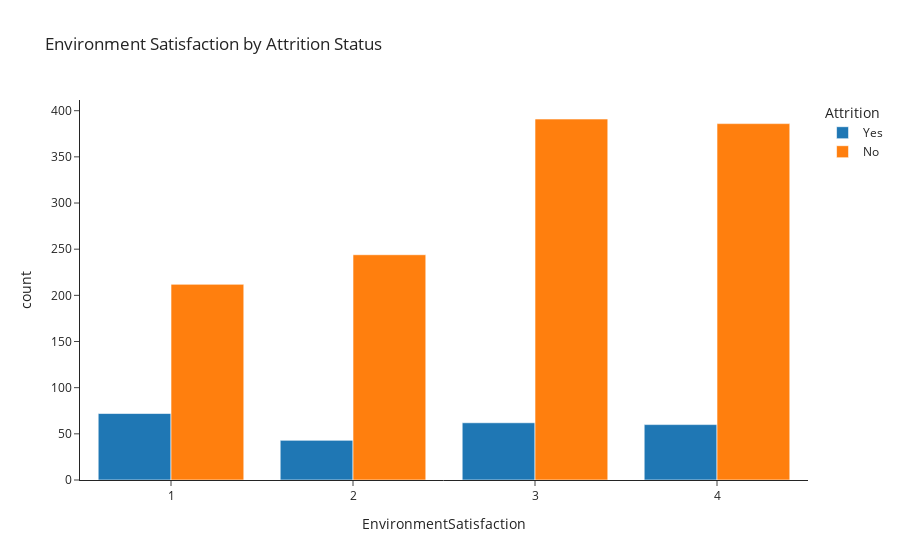

Here is the notebook cell this chart was saved with:
### Code cell
fig = px.histogram(df,x="EnvironmentSatisfaction",color="Attrition",barmode='group',title="Environment Satisfaction by Attrition Status")
fig.show()

### Figure 1 — Plotly figure (JSON) as saved in the notebook; plotly's stock layout.template omitted (floating-point values rounded to 4 significant figures; data arrays with more than 128 entries replaced by an {"elided": "..."} marker saying what was removed)
{"data": [{"alignmentgroup": "True", "bingroup": "x", "hovertemplate": "Attrition=Yes<br>EnvironmentSatisfaction=%{x}<br>count=%{y}<extra></extra>", "legendgroup": "Yes", "marker": {"color": "#1F77B4", "pattern": {"shape": ""}}, "name": "Yes", "offsetgroup": "Yes", "orientation": "v", "showlegend": true, "type": "histogram", "x": {"elided": "237 int values"}, "xaxis": "x", "yaxis": "y"}, {"alignmentgroup": "True", "bingroup": "x", "hovertemplate": "Attrition=No<br>EnvironmentSatisfaction=%{x}<br>count=%{y}<extra></extra>", "legendgroup": "No", "marker": {"color": "#FF7F0E", "pattern": {"shape": ""}}, "name": "No", "offsetgroup": "No", "orientation": "v", "showlegend": true, "type": "histogram", "x": {"elided": "1233 int values"}, "xaxis": "x", "yaxis": "y"}], "layout": {"barmode": "group", "legend": {"title": {"text": "Attrition"}, "tracegroupgap": 0}, "title": {"text": "Environment Satisfaction by Attrition Status"}, "xaxis": {"anchor": "y", "domain": [0, 1], "title": {"text": "EnvironmentSatisfaction"}}, "yaxis": {"anchor": "x", "domain": [0, 1], "title": {"text": "count"}}}}
